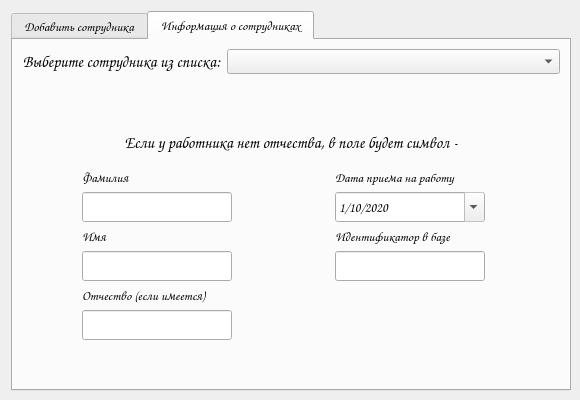
<?xml version="1.0" encoding="UTF-8"?>
<ui version="4.0">
 <class>Form</class>
 <widget class="QWidget" name="Form">
  <property name="geometry">
   <rect>
    <x>0</x>
    <y>0</y>
    <width>580</width>
    <height>400</height>
   </rect>
  </property>
  <property name="sizePolicy">
   <sizepolicy hsizetype="Fixed" vsizetype="Fixed">
    <horstretch>0</horstretch>
    <verstretch>0</verstretch>
   </sizepolicy>
  </property>
  <property name="minimumSize">
   <size>
    <width>580</width>
    <height>400</height>
   </size>
  </property>
  <property name="maximumSize">
   <size>
    <width>580</width>
    <height>400</height>
   </size>
  </property>
  <property name="font">
   <font>
    <family>Comic Sans MS</family>
    <pointsize>10</pointsize>
   </font>
  </property>
  <property name="windowTitle">
   <string>Сотрудники</string>
  </property>
  <property name="windowIcon">
   <iconset resource="../image.qrc">
    <normaloff>:/newPrefix/images/python.ico</normaloff>:/newPrefix/images/python.ico</iconset>
  </property>
  <property name="locale">
   <locale language="Russian" country="Russia"/>
  </property>
  <layout class="QGridLayout" name="gridLayout_5">
   <item row="0" column="0">
    <widget class="QTabWidget" name="tabWidget">
     <property name="sizePolicy">
      <sizepolicy hsizetype="Fixed" vsizetype="Fixed">
       <horstretch>0</horstretch>
       <verstretch>0</verstretch>
      </sizepolicy>
     </property>
     <property name="minimumSize">
      <size>
       <width>560</width>
       <height>380</height>
      </size>
     </property>
     <property name="currentIndex">
      <number>1</number>
     </property>
     <widget class="QWidget" name="tab">
      <attribute name="title">
       <string>Добавить сотрудника</string>
      </attribute>
      <layout class="QGridLayout" name="gridLayout_4">
       <item row="0" column="0" colspan="2">
        <widget class="QLabel" name="label_5">
         <property name="font">
          <font>
           <family>Comic Sans MS</family>
           <pointsize>12</pointsize>
          </font>
         </property>
         <property name="text">
          <string>Если у работника нет отчества, необходимо оставить поле пустым</string>
         </property>
         <property name="alignment">
          <set>Qt::AlignCenter</set>
         </property>
        </widget>
       </item>
       <item row="1" column="1">
        <spacer name="verticalSpacer_2">
         <property name="orientation">
          <enum>Qt::Vertical</enum>
         </property>
         <property name="sizeType">
          <enum>QSizePolicy::Fixed</enum>
         </property>
         <property name="sizeHint" stdset="0">
          <size>
           <width>20</width>
           <height>25</height>
          </size>
         </property>
        </spacer>
       </item>
       <item row="2" column="0" colspan="2">
        <layout class="QGridLayout" name="gridLayout_3">
         <item row="0" column="0">
          <spacer name="horizontalSpacer_2">
           <property name="orientation">
            <enum>Qt::Horizontal</enum>
           </property>
           <property name="sizeType">
            <enum>QSizePolicy::Fixed</enum>
           </property>
           <property name="sizeHint" stdset="0">
            <size>
             <width>55</width>
             <height>20</height>
            </size>
           </property>
          </spacer>
         </item>
         <item row="0" column="1">
          <layout class="QGridLayout" name="gridLayout">
           <item row="0" column="0">
            <widget class="QLabel" name="label">
             <property name="text">
              <string>Фамилия</string>
             </property>
            </widget>
           </item>
           <item row="1" column="0">
            <widget class="QLineEdit" name="lineEdit">
             <property name="minimumSize">
              <size>
               <width>150</width>
               <height>30</height>
              </size>
             </property>
             <property name="text">
              <string/>
             </property>
            </widget>
           </item>
          </layout>
         </item>
         <item row="0" column="2">
          <spacer name="horizontalSpacer">
           <property name="orientation">
            <enum>Qt::Horizontal</enum>
           </property>
           <property name="sizeHint" stdset="0">
            <size>
             <width>40</width>
             <height>20</height>
            </size>
           </property>
          </spacer>
         </item>
         <item row="0" column="3">
          <layout class="QGridLayout" name="gridLayout_2">
           <item row="0" column="0">
            <widget class="QLabel" name="label_4">
             <property name="text">
              <string>Дата приема на работу</string>
             </property>
            </widget>
           </item>
           <item row="1" column="0">
            <widget class="QDateEdit" name="dateEdit">
             <property name="minimumSize">
              <size>
               <width>150</width>
               <height>30</height>
              </size>
             </property>
             <property name="displayFormat">
              <string>d/M/yyyy</string>
             </property>
             <property name="calendarPopup">
              <bool>true</bool>
             </property>
             <property name="timeSpec">
              <enum>Qt::LocalTime</enum>
             </property>
             <property name="date">
              <date>
               <year>2020</year>
               <month>10</month>
               <day>1</day>
              </date>
             </property>
            </widget>
           </item>
          </layout>
         </item>
         <item row="0" column="4">
          <spacer name="horizontalSpacer_3">
           <property name="orientation">
            <enum>Qt::Horizontal</enum>
           </property>
           <property name="sizeType">
            <enum>QSizePolicy::Fixed</enum>
           </property>
           <property name="sizeHint" stdset="0">
            <size>
             <width>75</width>
             <height>20</height>
            </size>
           </property>
          </spacer>
         </item>
         <item row="1" column="1">
          <layout class="QFormLayout" name="formLayout">
           <item row="0" column="0">
            <widget class="QLabel" name="label_2">
             <property name="text">
              <string>Имя</string>
             </property>
            </widget>
           </item>
           <item row="1" column="0">
            <widget class="QLineEdit" name="lineEdit_2">
             <property name="minimumSize">
              <size>
               <width>150</width>
               <height>30</height>
              </size>
             </property>
             <property name="text">
              <string/>
             </property>
            </widget>
           </item>
          </layout>
         </item>
         <item row="2" column="1">
          <layout class="QFormLayout" name="formLayout_2">
           <item row="0" column="0">
            <widget class="QLabel" name="label_3">
             <property name="text">
              <string>Отчество (если имеется)</string>
             </property>
            </widget>
           </item>
           <item row="1" column="0">
            <widget class="QLineEdit" name="lineEdit_3">
             <property name="minimumSize">
              <size>
               <width>150</width>
               <height>30</height>
              </size>
             </property>
             <property name="text">
              <string/>
             </property>
            </widget>
           </item>
          </layout>
         </item>
        </layout>
       </item>
       <item row="3" column="1">
        <spacer name="verticalSpacer">
         <property name="orientation">
          <enum>Qt::Vertical</enum>
         </property>
         <property name="sizeType">
          <enum>QSizePolicy::Fixed</enum>
         </property>
         <property name="sizeHint" stdset="0">
          <size>
           <width>15</width>
           <height>25</height>
          </size>
         </property>
        </spacer>
       </item>
       <item row="4" column="0">
        <spacer name="horizontalSpacer_4">
         <property name="orientation">
          <enum>Qt::Horizontal</enum>
         </property>
         <property name="sizeType">
          <enum>QSizePolicy::Fixed</enum>
         </property>
         <property name="sizeHint" stdset="0">
          <size>
           <width>310</width>
           <height>20</height>
          </size>
         </property>
        </spacer>
       </item>
       <item row="4" column="1">
        <widget class="QPushButton" name="pushButton">
         <property name="text">
          <string>Добавить</string>
         </property>
        </widget>
       </item>
      </layout>
     </widget>
     <widget class="QWidget" name="tab_2">
      <attribute name="title">
       <string>Информация о сотрудниках</string>
      </attribute>
      <layout class="QGridLayout" name="gridLayout_9">
       <item row="4" column="0" colspan="2">
        <layout class="QGridLayout" name="gridLayout_6">
         <item row="0" column="4">
          <spacer name="horizontalSpacer_7">
           <property name="orientation">
            <enum>Qt::Horizontal</enum>
           </property>
           <property name="sizeType">
            <enum>QSizePolicy::Fixed</enum>
           </property>
           <property name="sizeHint" stdset="0">
            <size>
             <width>75</width>
             <height>20</height>
            </size>
           </property>
          </spacer>
         </item>
         <item row="0" column="3">
          <layout class="QGridLayout" name="gridLayout_8">
           <item row="0" column="0">
            <widget class="QLabel" name="label_7">
             <property name="text">
              <string>Дата приема на работу</string>
             </property>
            </widget>
           </item>
           <item row="1" column="0">
            <widget class="QDateEdit" name="dateEdit_2">
             <property name="minimumSize">
              <size>
               <width>150</width>
               <height>30</height>
              </size>
             </property>
             <property name="readOnly">
              <bool>true</bool>
             </property>
             <property name="displayFormat">
              <string>d/M/yyyy</string>
             </property>
             <property name="calendarPopup">
              <bool>true</bool>
             </property>
             <property name="timeSpec">
              <enum>Qt::LocalTime</enum>
             </property>
             <property name="date">
              <date>
               <year>2020</year>
               <month>10</month>
               <day>1</day>
              </date>
             </property>
            </widget>
           </item>
          </layout>
         </item>
         <item row="2" column="1">
          <layout class="QFormLayout" name="formLayout_4">
           <item row="0" column="0">
            <widget class="QLabel" name="label_9">
             <property name="text">
              <string>Отчество (если имеется)</string>
             </property>
            </widget>
           </item>
           <item row="1" column="0">
            <widget class="QLineEdit" name="lineEdit_6">
             <property name="minimumSize">
              <size>
               <width>150</width>
               <height>30</height>
              </size>
             </property>
             <property name="text">
              <string/>
             </property>
             <property name="readOnly">
              <bool>true</bool>
             </property>
            </widget>
           </item>
          </layout>
         </item>
         <item row="0" column="2">
          <spacer name="horizontalSpacer_6">
           <property name="orientation">
            <enum>Qt::Horizontal</enum>
           </property>
           <property name="sizeHint" stdset="0">
            <size>
             <width>40</width>
             <height>20</height>
            </size>
           </property>
          </spacer>
         </item>
         <item row="0" column="1">
          <layout class="QGridLayout" name="gridLayout_7">
           <item row="0" column="0">
            <widget class="QLabel" name="label_6">
             <property name="text">
              <string>Фамилия</string>
             </property>
            </widget>
           </item>
           <item row="1" column="0">
            <widget class="QLineEdit" name="lineEdit_4">
             <property name="minimumSize">
              <size>
               <width>150</width>
               <height>30</height>
              </size>
             </property>
             <property name="text">
              <string/>
             </property>
             <property name="readOnly">
              <bool>true</bool>
             </property>
            </widget>
           </item>
          </layout>
         </item>
         <item row="0" column="0">
          <spacer name="horizontalSpacer_5">
           <property name="orientation">
            <enum>Qt::Horizontal</enum>
           </property>
           <property name="sizeType">
            <enum>QSizePolicy::Fixed</enum>
           </property>
           <property name="sizeHint" stdset="0">
            <size>
             <width>60</width>
             <height>20</height>
            </size>
           </property>
          </spacer>
         </item>
         <item row="1" column="1">
          <layout class="QFormLayout" name="formLayout_3">
           <item row="0" column="0">
            <widget class="QLabel" name="label_8">
             <property name="text">
              <string>Имя</string>
             </property>
            </widget>
           </item>
           <item row="1" column="0">
            <widget class="QLineEdit" name="lineEdit_5">
             <property name="minimumSize">
              <size>
               <width>150</width>
               <height>30</height>
              </size>
             </property>
             <property name="text">
              <string/>
             </property>
             <property name="readOnly">
              <bool>true</bool>
             </property>
            </widget>
           </item>
          </layout>
         </item>
         <item row="1" column="3">
          <layout class="QFormLayout" name="formLayout_6">
           <item row="0" column="0">
            <widget class="QLabel" name="label_12">
             <property name="text">
              <string>Идентификатор в базе</string>
             </property>
            </widget>
           </item>
           <item row="1" column="0">
            <widget class="QLineEdit" name="lineEdit_7">
             <property name="minimumSize">
              <size>
               <width>150</width>
               <height>30</height>
              </size>
             </property>
             <property name="text">
              <string/>
             </property>
             <property name="readOnly">
              <bool>true</bool>
             </property>
            </widget>
           </item>
          </layout>
         </item>
        </layout>
       </item>
       <item row="0" column="0" colspan="2">
        <layout class="QFormLayout" name="formLayout_5">
         <item row="0" column="0">
          <widget class="QLabel" name="label_11">
           <property name="font">
            <font>
             <family>Comic Sans MS</family>
             <pointsize>12</pointsize>
            </font>
           </property>
           <property name="text">
            <string>Выберите сотрудника из списка:</string>
           </property>
           <property name="alignment">
            <set>Qt::AlignCenter</set>
           </property>
          </widget>
         </item>
         <item row="0" column="1">
          <widget class="QComboBox" name="comboBox"/>
         </item>
        </layout>
       </item>
       <item row="5" column="1">
        <spacer name="verticalSpacer_4">
         <property name="orientation">
          <enum>Qt::Vertical</enum>
         </property>
         <property name="sizeType">
          <enum>QSizePolicy::Fixed</enum>
         </property>
         <property name="sizeHint" stdset="0">
          <size>
           <width>20</width>
           <height>40</height>
          </size>
         </property>
        </spacer>
       </item>
       <item row="1" column="0">
        <spacer name="verticalSpacer_3">
         <property name="orientation">
          <enum>Qt::Vertical</enum>
         </property>
         <property name="sizeType">
          <enum>QSizePolicy::Fixed</enum>
         </property>
         <property name="sizeHint" stdset="0">
          <size>
           <width>20</width>
           <height>25</height>
          </size>
         </property>
        </spacer>
       </item>
       <item row="2" column="0" colspan="2">
        <widget class="QLabel" name="label_10">
         <property name="font">
          <font>
           <family>Comic Sans MS</family>
           <pointsize>12</pointsize>
          </font>
         </property>
         <property name="text">
          <string>Если у работника нет отчества, в поле будет символ -</string>
         </property>
         <property name="alignment">
          <set>Qt::AlignCenter</set>
         </property>
        </widget>
       </item>
      </layout>
     </widget>
    </widget>
   </item>
  </layout>
 </widget>
 <resources>
  <include location="../image.qrc"/>
 </resources>
 <connections/>
</ui>
